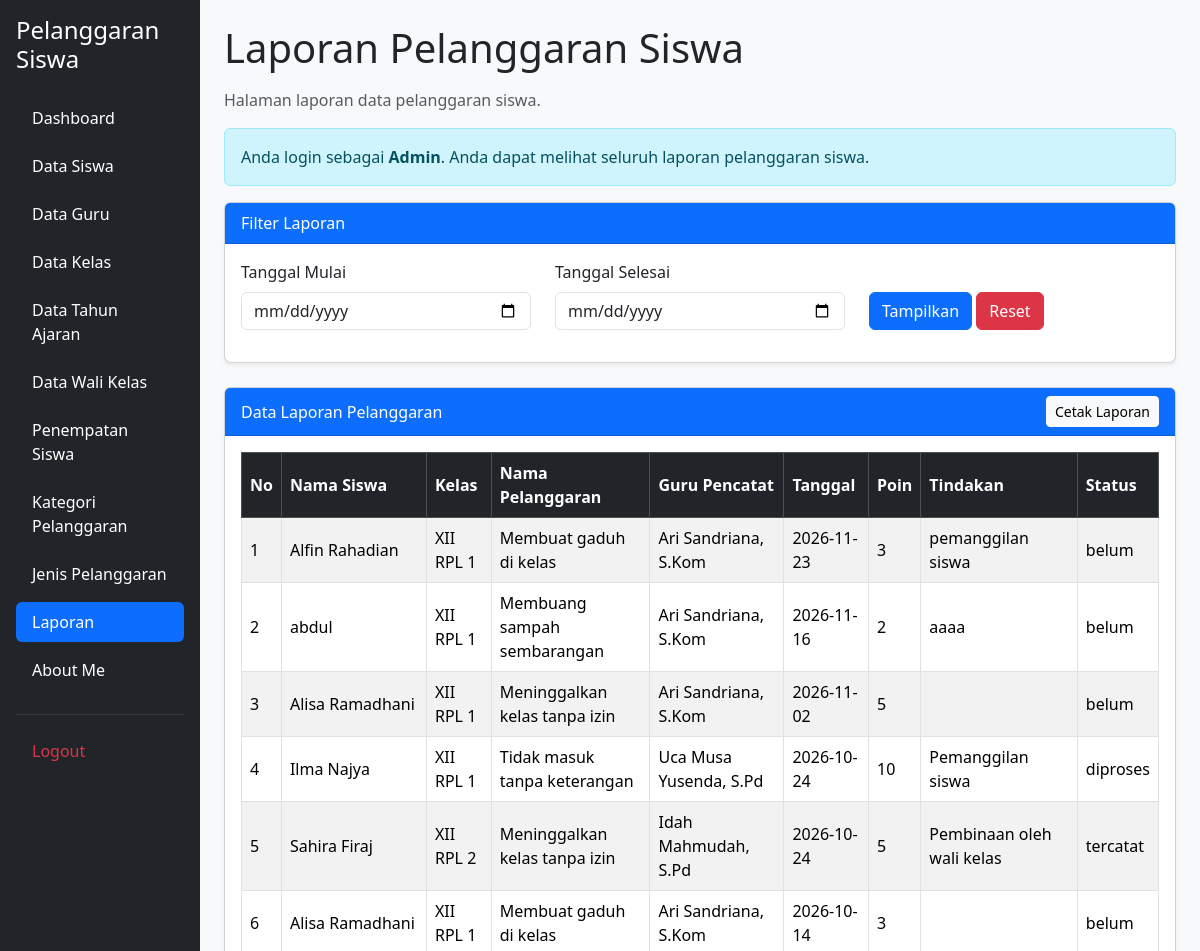
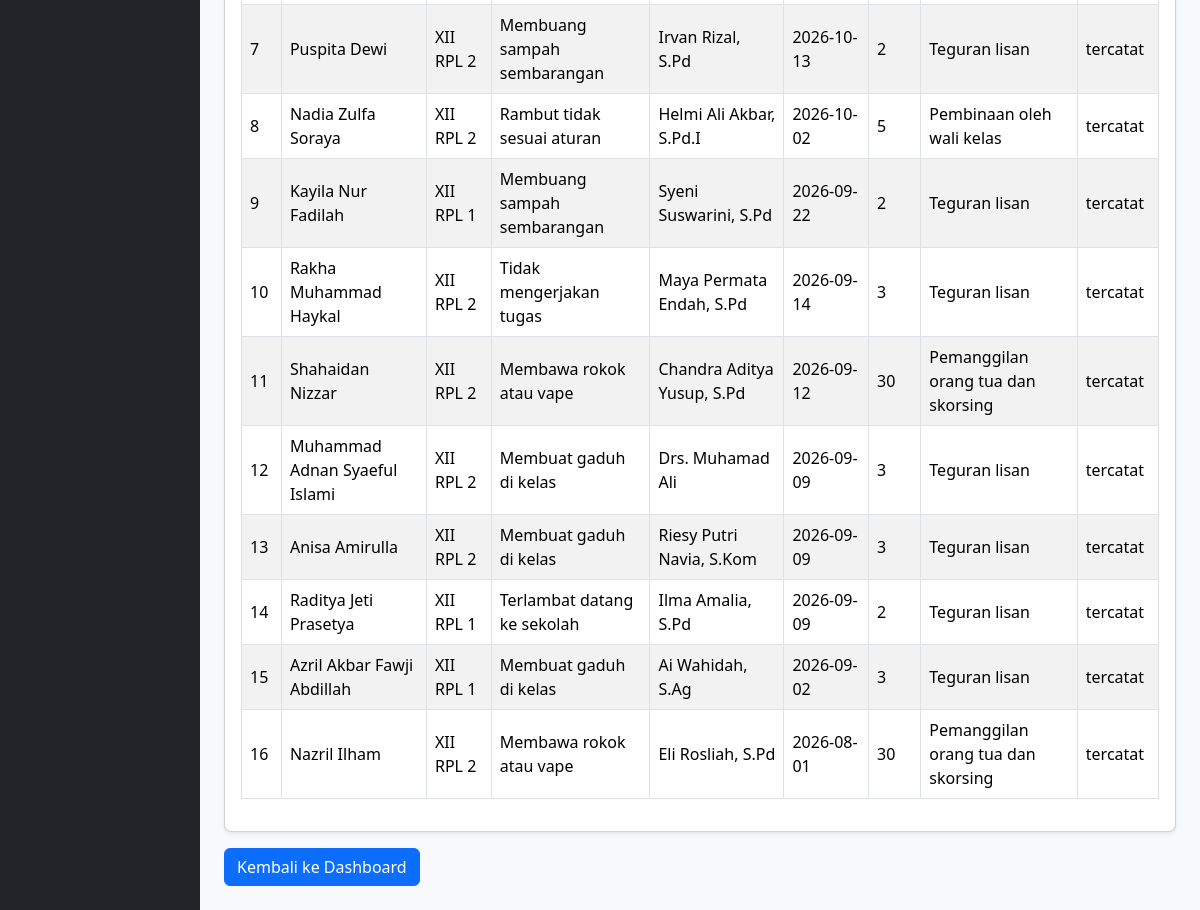
Page /laporan.php (signed in) on the committed database (2 pictures, top to bottom).
### tables this page shows
CREATE TABLE `t_pelanggaran_siswa` (
  `id` int(11) NOT NULL,
  `tahun_ajaran_id` int(11) DEFAULT NULL,
  `siswa_id` int(11) DEFAULT NULL,
  `nama_siswa` varchar(150) NOT NULL,
  `kelas_id` int(11) DEFAULT NULL,
  `nama_kelas` varchar(100) NOT NULL,
  `pelanggaran_id` int(11) DEFAULT NULL,
  `nama_pelanggaran` varchar(150) NOT NULL,
  `pelanggaran_kategori_id` int(11) DEFAULT NULL,
  `guru_id` int(11) DEFAULT NULL,
  `nama_guru` varchar(150) NOT NULL,
  `tanggal` date DEFAULT NULL,
  `keterangan` text NOT NULL,
  `poin` int(11) NOT NULL,
  `tindakan` text NOT NULL,
  `status` varchar(30) NOT NULL,
  `created_at` timestamp NOT NULL DEFAULT current_timestamp(),
  `updated_at` timestamp NOT NULL DEFAULT current_timestamp()
);

### laporan.php (the view, shortened to what this page needs)
<?php
include 'config/koneksi.php';
$role = $_SESSION['role'] ?? '';
$tanggal_mulai = $_GET['tanggal_mulai'] ?? '';
$tanggal_selesai = $_GET['tanggal_selesai'] ?? '';
$sql = "SELECT
            ps.id,
            ps.tahun_ajaran_id,
            ps.siswa_id,
            ps.nama_siswa,
            ps.kelas_id,
            ps.nama_kelas,
            ps.pelanggaran_id,
            ps.nama_pelanggaran,
            ps.pelanggaran_kategori_id,
            ps.guru_id,
            ps.nama_guru,
            ps.tanggal,
            ps.keterangan,
            ps.poin,
            ps.tindakan,
            ps.status
        FROM t_pelanggaran_siswa ps
        WHERE 1 = 1";
$sql .= " ORDER BY ps.tanggal DESC, ps.id DESC";
$stmt = mysqli_prepare($koneksi, $sql);
mysqli_stmt_execute($stmt);
$hasil = mysqli_stmt_get_result($stmt);
?>
<!DOCTYPE html>
<html lang="id">
<head>
    <link
        href="https://cdn.jsdelivr.net/npm/bootstrap@5.3.8/dist/css/bootstrap.min.css"
        rel="stylesheet"
    >
    <link
        href="https://cdn.datatables.net/2.3.4/css/dataTables.bootstrap5.min.css"
        rel="stylesheet"
    >
</head>
<body>
<div class="container-fluid">
    <div class="row">
        <?php include 'layout/sidebar.php'; ?>
        <main class="col-md-9 col-lg-10 p-4">
            <h1 class="mb-3">
                Laporan Pelanggaran Siswa
            </h1>
            <p class="text-muted">
                Halaman laporan data pelanggaran siswa.
            </p>
            <div class="alert alert-info no-print">
                <?php if ($role === 'admin') { ?>
                    Anda login sebagai <strong>Admin</strong>.
                    Anda dapat melihat seluruh laporan pelanggaran siswa.
                <?php } else { ?>
                    Anda login sebagai <strong>Guru Wali Kelas</strong>.
                    Anda hanya dapat melihat laporan dari kelas yang menjadi tanggung jawab Anda.
                <?php } ?>
            </div>
            <div class="card shadow-sm mb-4 no-print">
                <div class="card-header bg-primary text-white">
                    Filter Laporan
                </div>
                <div class="card-body">
                    <form method="GET" action="laporan.php">
                        <div class="row align-items-end">
                            <div class="col-md-4 mb-3">
                                <label
                                    for="tanggal_mulai"
                                    class="form-label"
                                >
                                    Tanggal Mulai
                                </label>
                                <input
                                    type="date"
                                    name="tanggal_mulai"
                                    id="tanggal_mulai"
                                    class="form-control"
                                    value="<?= htmlspecialchars($tanggal_mulai); ?>"
                                >
                            </div>
                            <div class="col-md-4 mb-3">
                                <label
                                    for="tanggal_selesai"
                                    class="form-label"
                                >
                                    Tanggal Selesai
                                </label>
                                <input
                                    type="date"
                                    name="tanggal_selesai"
                                    id="tanggal_selesai"
                                    class="form-control"
                                    value="<?= htmlspecialchars($tanggal_selesai); ?>"
                                >
                            </div>
                            <div class="col-md-4 mb-3">
                                <button
                                    type="submit"
                                    class="btn btn-primary"
                                >
                                    Tampilkan
                                </button>
                                <a
                                    href="laporan.php"
                                    class="btn btn-danger"
                                >
                                    Reset
                                </a>
                            </div>
                        </div>
                    </form>
                </div>
            </div>
            <div class="card shadow-sm">
                <div class="card-header bg-primary text-white d-flex justify-content-between align-items-center">
                    <span>
                        Data Laporan Pelanggaran
                    </span>
                    <button
                        type="button"
                        onclick="cetakLaporan()"
                        class="btn btn-light btn-sm no-print"
                    >
                        Cetak Laporan
                    </button>
                </div>
                <div class="card-body">
                    <div class="table-responsive">
                        <table
                            id="tabelLaporan"
                            class="table table-striped table-bordered table-hover align-middle w-100"
                        >
                            <thead class="table-dark">
                                <tr>
                                    <th>No</th>
                                    <th>Nama Siswa</th>
                                    <th>Kelas</th>
                                    <th>Nama Pelanggaran</th>
                                    <th>Guru Pencatat</th>
                                    <th>Tanggal</th>
                                    <th>Poin</th>
                                    <th>Tindakan</th>
                                    <th>Status</th>
                                </tr>
                            </thead>
                            <tbody>
                                <?php
                                $no = 1;
                                while ($row = mysqli_fetch_assoc($hasil)) {
                                ?>
                                    <tr>
                                        <td>
                                            <?= $no++; ?>
                                        </td>
                                        <td>
                                            <?= htmlspecialchars($row['nama_siswa'] ?? '-'); ?>
                                        </td>
                                        <td>
                                            <?= htmlspecialchars($row['nama_kelas'] ?? '-'); ?>
                                        </td>
                                        <td>
                                            <?= htmlspecialchars($row['nama_pelanggaran'] ?? '-'); ?>
                                        </td>
                                        <td>
                                            <?= htmlspecialchars($row['nama_guru'] ?? '-'); ?>
                                        </td>
                                        <td>
                                            <?= htmlspecialchars($row['tanggal'] ?? '-'); ?>
                                        </td>
                                        <td>
                                            <?= (int) $row['poin']; ?>
                                        </td>
                                        <td>
                                            <?= htmlspecialchars($row['tindakan'] ?? '-'); ?>
                                        </td>
                                        <td>
                                            <?= htmlspecialchars($row['status'] ?? '-'); ?>
                                        </td>
                                    </tr>
                                <?php } ?>
                            </tbody>
                        </table>
                    </div>
                </div>
            </div>
            <div class="mt-3 no-print">
                <a
                    href="dashboard.php"
                    class="btn btn-primary"
                >
                    Kembali ke Dashboard
                </a>
            </div>
        </main>
    </div>
</div>
</body>
</html>

### laporan.php (style rules this page uses)
body { background-color: #f8f9fa; }
.card { border-radius: 7px; }
.card-header { font-weight: 500; }
.form-label { font-weight: 500; }
table th, table td { vertical-align: middle; }

### rows in the picture
t_pelanggaran_siswa: nama_siswa "Alfin Rahadian", nama_kelas "XII RPL 1", nama_pelanggaran "Membuat gaduh di kelas", nama_guru "Ari Sandriana, S.Kom", tanggal "2026-11-23", poin "3", tindakan "pemanggilan siswa", status "belum"
t_pelanggaran_siswa: nama_siswa "abdul", nama_kelas "XII RPL 1", nama_pelanggaran "Membuang sampah sembarangan", nama_guru "Ari Sandriana, S.Kom", tanggal "2026-11-16", poin "2", tindakan "aaaa", status "belum"
t_pelanggaran_siswa: nama_siswa "Alisa Ramadhani", nama_kelas "XII RPL 1", nama_pelanggaran "Meninggalkan kelas tanpa izin", nama_guru "Ari Sandriana, S.Kom", tanggal "2026-11-02", poin "5", status "belum"
t_pelanggaran_siswa: nama_siswa "Ilma Najya", nama_kelas "XII RPL 1", nama_pelanggaran "Tidak masuk tanpa keterangan", nama_guru "Uca Musa Yusenda, S.Pd", tanggal "2026-10-24", poin "10", tindakan "Pemanggilan siswa", status "diproses"
t_pelanggaran_siswa: nama_siswa "Sahira Firaj", nama_kelas "XII RPL 2", nama_pelanggaran "Meninggalkan kelas tanpa izin", nama_guru "Idah Mahmudah, S.Pd", tanggal "2026-10-24", poin "5", tindakan "Pembinaan oleh wali kelas", status "tercatat"
t_pelanggaran_siswa: nama_siswa "Alisa Ramadhani", nama_kelas "XII RPL 1", nama_pelanggaran "Membuat gaduh di kelas", nama_guru "Ari Sandriana, S.Kom", tanggal "2026-10-14", poin "3", status "belum"
t_pelanggaran_siswa: nama_siswa "Puspita Dewi", nama_kelas "XII RPL 2", nama_pelanggaran "Membuang sampah sembarangan", nama_guru "Irvan Rizal, S.Pd", tanggal "2026-10-13", poin "2", tindakan "Teguran lisan", status "tercatat"
t_pelanggaran_siswa: nama_siswa "Nadia Zulfa Soraya", nama_kelas "XII RPL 2", nama_pelanggaran "Rambut tidak sesuai aturan", nama_guru "Helmi Ali Akbar, S.Pd.I", tanggal "2026-10-02", poin "5", tindakan "Pembinaan oleh wali kelas", status "tercatat"
t_pelanggaran_siswa: nama_siswa "Kayila Nur Fadilah", nama_kelas "XII RPL 1", nama_pelanggaran "Membuang sampah sembarangan", nama_guru "Syeni Suswarini, S.Pd", tanggal "2026-09-22", poin "2", tindakan "Teguran lisan", status "tercatat"
t_pelanggaran_siswa: nama_siswa "Rakha Muhammad Haykal", nama_kelas "XII RPL 2", nama_pelanggaran "Tidak mengerjakan tugas", nama_guru "Maya Permata Endah, S.Pd", tanggal "2026-09-14", poin "3", tindakan "Teguran lisan", status "tercatat"
t_pelanggaran_siswa: nama_siswa "Shahaidan Nizzar", nama_kelas "XII RPL 2", nama_pelanggaran "Membawa rokok atau vape", nama_guru "Chandra Aditya Yusup, S.Pd", tanggal "2026-09-12", poin "30", tindakan "Pemanggilan orang tua dan skorsing", status "tercatat"
t_pelanggaran_siswa: nama_siswa "Muhammad Adnan Syaeful Islami", nama_kelas "XII RPL 2", nama_pelanggaran "Membuat gaduh di kelas", nama_guru "Drs. Muhamad Ali", tanggal "2026-09-09", poin "3", tindakan "Teguran lisan", status "tercatat"
t_pelanggaran_siswa: nama_siswa "Anisa Amirulla", nama_kelas "XII RPL 2", nama_pelanggaran "Membuat gaduh di kelas", nama_guru "Riesy Putri Navia, S.Kom", tanggal "2026-09-09", poin "3", tindakan "Teguran lisan", status "tercatat"
t_pelanggaran_siswa: nama_siswa "Raditya Jeti Prasetya", nama_kelas "XII RPL 1", nama_pelanggaran "Terlambat datang ke sekolah", nama_guru "Ilma Amalia, S.Pd", tanggal "2026-09-09", poin "2", tindakan "Teguran lisan", status "tercatat"
t_pelanggaran_siswa: nama_siswa "Azril Akbar Fawji Abdillah", nama_kelas "XII RPL 1", nama_pelanggaran "Membuat gaduh di kelas", nama_guru "Ai Wahidah, S.Ag", tanggal "2026-09-02", poin "3", tindakan "Teguran lisan", status "tercatat"
t_pelanggaran_siswa: nama_siswa "Nazril Ilham", nama_kelas "XII RPL 2", nama_pelanggaran "Membawa rokok atau vape", nama_guru "Eli Rosliah, S.Pd", tanggal "2026-08-01", poin "30", tindakan "Pemanggilan orang tua dan skorsing", status "tercatat"
